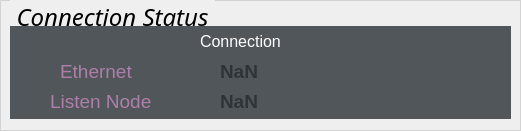
    <widget class="QGroupBox" name="Connection_Status_groupBox">
     <property name="geometry">
      <rect>
       <x>20</x>
       <y>10</y>
       <width>521</width>
       <height>131</height>
      </rect>
     </property>
     <property name="font">
      <font>
       <family>Ubuntu Condensed</family>
       <pointsize>18</pointsize>
       <weight>50</weight>
       <italic>true</italic>
       <bold>false</bold>
       <underline>false</underline>
       <strikeout>false</strikeout>
       <kerning>true</kerning>
      </font>
     </property>
     <property name="styleSheet">
      <string notr="true">        QGroupBox {
            border-color: rgb(50, 50, 50);
            border: 2px solid lightgray;
            border-width: 0.5px;
            border-style: solid;
            margin-top: 1ex;  /* leave space at the top for the title */
        }
        QGroupBox::title {
            subcontrol-origin: margin;
            subcontrol-position: top left;
            left: 10px;
            margin-left: 0px;
            padding: 0  3px;
        }</string>
     </property>
     <property name="title">
      <string>Connection Status</string>
     </property>
     <property name="flat">
      <bool>false</bool>
     </property>
     <widget class="QWidget" name="widget_ROSClient" native="true">
      <property name="geometry">
       <rect>
        <x>10</x>
        <y>26</y>
        <width>501</width>
        <height>93</height>
       </rect>
      </property>
      <property name="styleSheet">
       <string notr="true">background-color: rgb(81, 86, 90);</string>
      </property>
      <widget class="QLabel" name="SvrClient_label">
       <property name="geometry">
        <rect>
         <x>50</x>
         <y>30</y>
         <width>121</width>
         <height>31</height>
        </rect>
       </property>
       <property name="font">
        <font>
         <pointsize>8</pointsize>
        </font>
       </property>
       <property name="styleSheet">
        <string notr="true">co</string>
       </property>
       <property name="text">
        <string>&lt;html&gt;&lt;head/&gt;&lt;body&gt;&lt;p&gt;&lt;span style=&quot; font-size:14pt; color:#ad7fa8;&quot;&gt;Ethernet&lt;/span&gt;&lt;/p&gt;&lt;/body&gt;&lt;/html&gt;</string>
       </property>
      </widget>
      <widget class="QLabel" name="svrclient_status_label">
       <property name="geometry">
        <rect>
         <x>210</x>
         <y>30</y>
         <width>61</width>
         <height>31</height>
        </rect>
       </property>
       <property name="font">
        <font>
         <pointsize>8</pointsize>
        </font>
       </property>
       <property name="styleSheet">
        <string notr="true">co</string>
       </property>
       <property name="text">
        <string>&lt;html&gt;&lt;head/&gt;&lt;body&gt;&lt;p&gt;&lt;span style=&quot; font-size:14pt; font-weight:600; color:#2e3436;&quot;&gt;NaN&lt;/span&gt;&lt;/p&gt;&lt;/body&gt;&lt;/html&gt;</string>
       </property>
      </widget>
      <widget class="QLabel" name="SctClient_label">
       <property name="geometry">
        <rect>
         <x>40</x>
         <y>60</y>
         <width>121</width>
         <height>31</height>
        </rect>
       </property>
       <property name="font">
        <font>
         <pointsize>8</pointsize>
        </font>
       </property>
       <property name="styleSheet">
        <string notr="true">co</string>
       </property>
       <property name="text">
        <string>&lt;html&gt;&lt;head/&gt;&lt;body&gt;&lt;p&gt;&lt;span style=&quot; font-size:14pt; color:#ad7fa8;&quot;&gt;Listen Node&lt;/span&gt;&lt;/p&gt;&lt;/body&gt;&lt;/html&gt;</string>
       </property>
      </widget>
      <widget class="QLabel" name="sctclient_status_label">
       <property name="geometry">
        <rect>
         <x>210</x>
         <y>60</y>
         <width>61</width>
         <height>31</height>
        </rect>
       </property>
       <property name="font">
        <font>
         <pointsize>8</pointsize>
        </font>
       </property>
       <property name="styleSheet">
        <string notr="true">co</string>
       </property>
       <property name="text">
        <string>&lt;html&gt;&lt;head/&gt;&lt;body&gt;&lt;p&gt;&lt;span style=&quot; font-size:14pt; font-weight:600; color:#2e3436;&quot;&gt;NaN&lt;/span&gt;&lt;/p&gt;&lt;/body&gt;&lt;/html&gt;</string>
       </property>
      </widget>
      <widget class="QLabel" name="Connect_to_TM_Server_label">
       <property name="geometry">
        <rect>
         <x>190</x>
         <y>0</y>
         <width>131</width>
         <height>31</height>
        </rect>
       </property>
       <property name="font">
        <font>
         <pointsize>8</pointsize>
        </font>
       </property>
       <property name="styleSheet">
        <string notr="true">co</string>
       </property>
       <property name="text">
        <string>&lt;html&gt;&lt;head/&gt;&lt;body&gt;&lt;p&gt;&lt;span style=&quot; font-size:12pt; color:#ffffff;&quot;&gt;Connection&lt;/span&gt;&lt;/p&gt;&lt;/body&gt;&lt;/html&gt;</string>
       </property>
      </widget>
     </widget>
    </widget>
